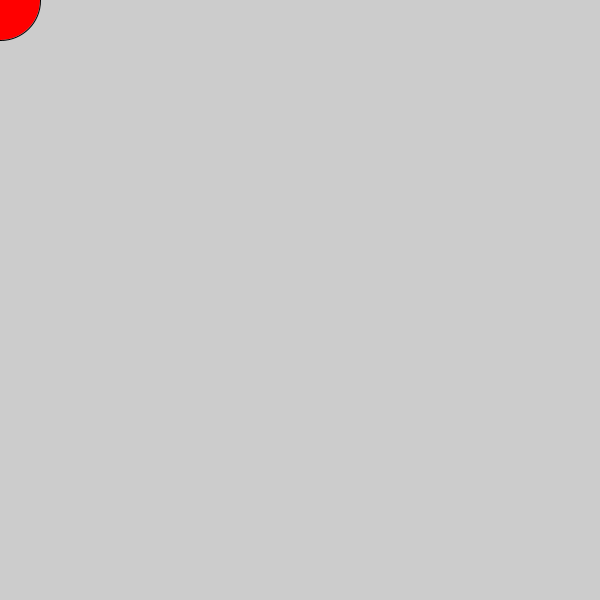
Frame 1 (no input)
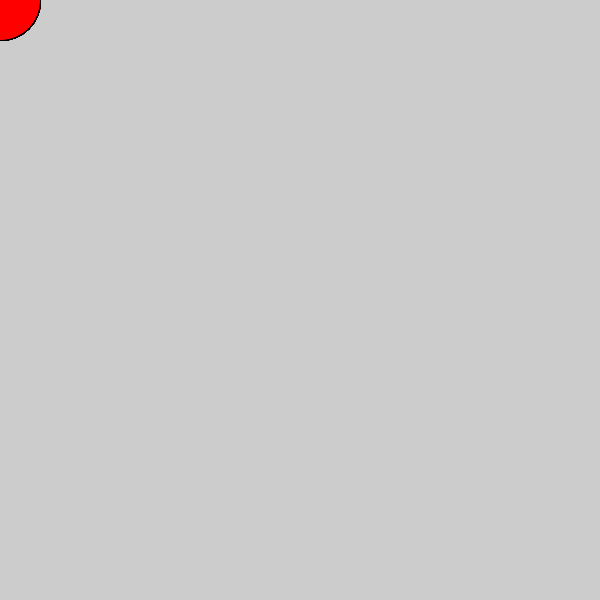
Frame 60 (the mouse pressed at the canvas centre just before this capture)
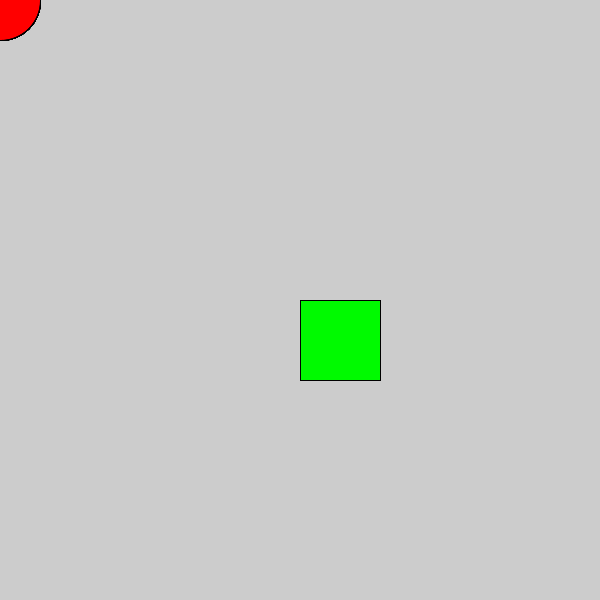
Frame 120 (the mouse held since frame 60 and released just before this capture)

The Processing sketch that drew these frames (run headless with seeded random() and noise(); from frame 60 on, the mouse is pressed at the canvas centre):

// Processing sketch: processing_99102
// ── processing_99102.pde

void setup() {
  size(600, 600);
}

void draw() {
  if (mousePressed) {
    fill(0,250,0);
    rect(mouseX, mouseY, 80, 80);
  } else {
    fill(255,0,0);
    ellipse(mouseX, mouseY, 80, 80);
  }
  
}
